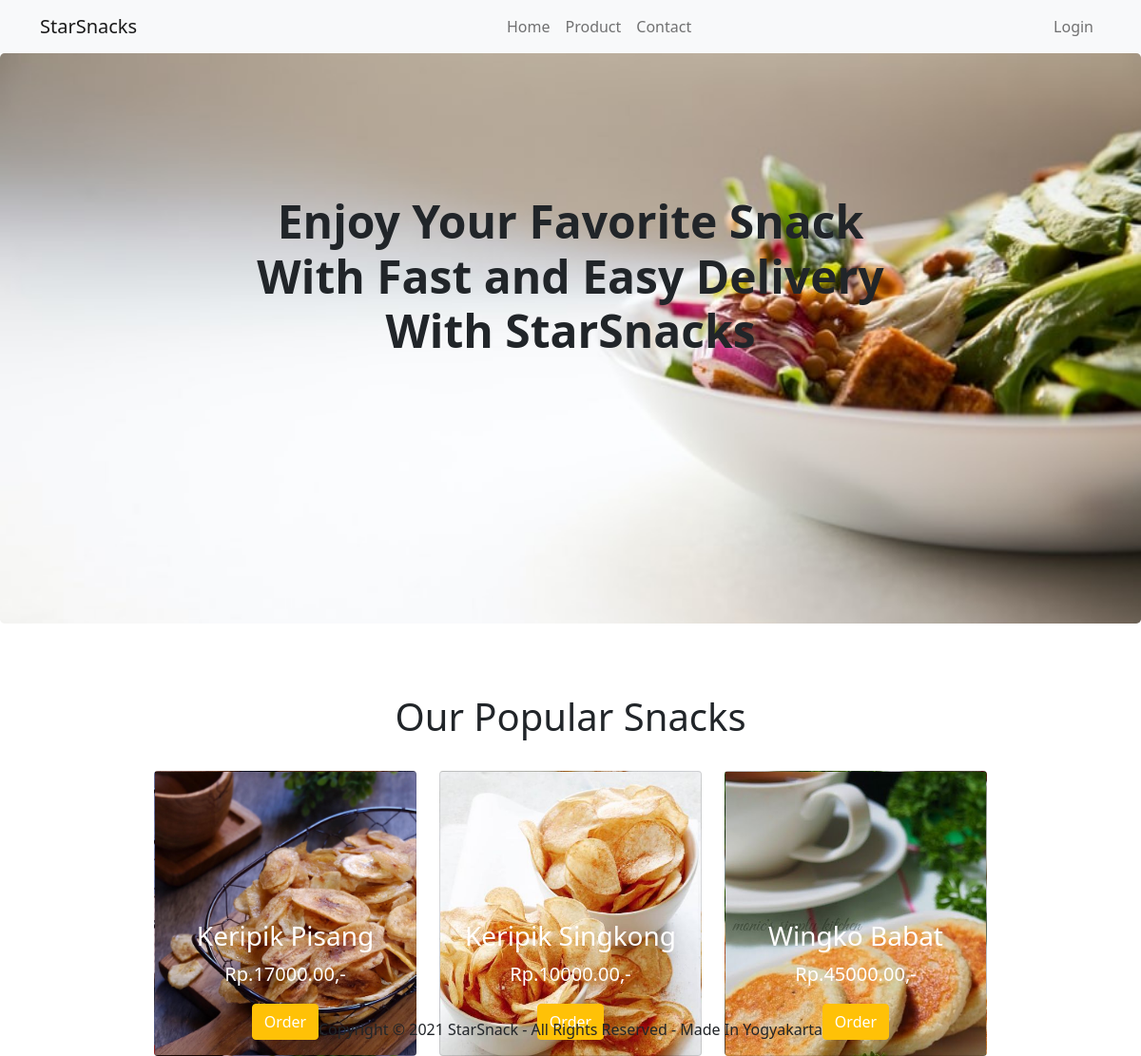
The page / on the database its author committed.
### tables this page shows
CREATE TABLE `tbl_food` (
  `id` int(10) UNSIGNED NOT NULL,
  `title` varchar(100) NOT NULL,
  `description` text NOT NULL,
  `price` decimal(10,2) NOT NULL,
  `image_name` varchar(255) NOT NULL,
  `category_id` int(10) UNSIGNED NOT NULL,
  `featured` varchar(10) NOT NULL,
  `active` varchar(10) NOT NULL
);

### index.php (the view, shortened to what this page needs)
<?php include("partial/header.php"); include("env.php");include("partial/menu.php")?>
<div class="p-5 mb-4 bg-light rounded-3" style="background: url(img/assets/background.jpeg) no-repeat center; background-size: cover; height: 600px;">
  <div class="container text-center center-block">
    <h1 class="display-5 fw-bold" style="padding-top: 100px;">Enjoy Your Favorite Snack<br>With Fast and Easy Delivery<br>With StarSnacks</h1>
  </div>
</div>
<main>
  <div class="">
    <h1 class="text-center" style="padding-top: 50px;padding-bottom:25px">Our Popular Snacks</h1>
      <div class="container justify-content-center">
        <div class="row row-cols-1 row-cols-mb-3 g-4 justify-content-center ">
                  <?php
                  $sql = "SELECT * FROM tbl_food WHERE id='1'";
                  $res=mysqli_query($con, $sql);
                  $count = mysqli_num_rows($res);
                  if($count>0)
                  {
                      while($row=mysqli_fetch_assoc($res))
                      {
                          $id = $row['id'];
                          $title = $row['title'];
                          $price = $row['price'];
                          $image_name = $row['image_name'];
                          ?>
                          <?php
                  if($image_name=="")
                  {
                      echo "<div class='error'>Image not Available.</div>";
                  }
                  else
                  {
                  ?>
          <div class="col-4"style="height: 300px; width:300px">
            <div class="card h-100 rounded"style="background:url(img/assets/<?php echo $image_name; ?> <?php }?>); no-repeat ; background-size: cover;">
              <div class="card-body text-center text-white">
                <h5 class="card-title fs-3" style="margin-top: 140px;"><?php echo $title; ?></h5>
                <p class="card-text fs-5">Rp.<?php echo $price; ?>,-</p>
                <button type="button" href="order.php?food_id=<?php echo $id; ?>" class="btn btn-warning text-white">Order</button>
              </div>
            </div>
            <?php
                        }
                    }
                    else
                    {
                        echo "<div class='error'>Food not found.</div>";
                    }
                ?>
          </div>
          <div class="col-4"style="height: 300px; width:300px">
          <?php
                    $sql = "SELECT * FROM tbl_food WHERE id='2'";
                    $res=mysqli_query($con, $sql);
                    $count = mysqli_num_rows($res);
                    if($count>0)
                    {
                        while($row=mysqli_fetch_assoc($res))
                        {
                            $id = $row['id'];
                            $title = $row['title'];
                            $price = $row['price'];
                            $image_name = $row['image_name'];
                            ?>
                            <?php
                    if($image_name=="")
                    {
                        echo "<div class='error'>Image not Available.</div>";
                    }
                    else
                    {
                    ?>
            <div class="card h-100 rounded"style="background:url(img/assets/<?php echo $image_name; ?> <?php }?>); no-repeat ; background-size: cover;">
              <div class="card-body text-center text-white">
                <h5 class="card-title fs-3" style="margin-top: 140px;"><?php echo $title; ?></h5>
                <p class="card-text fs-5">Rp.<?php echo $price; ?>,-</p>
                <button type="button" href="order.php?food_id=<?php echo $id; ?>" class="btn btn-warning text-white">Order</button>
              </div>
            </div>
            <?php
                        }
                    }
                    else
                    {
                        echo "<div class='error'>Food not found.</div>";
                    }
                ?>
          </div>
          <div class="col-4"style="height: 300px; width:300px">
          <?php
                    $sql = "SELECT * FROM tbl_food WHERE id='3'";
                    $res=mysqli_query($con, $sql);
                    $count = mysqli_num_rows($res);
                    if($count>0)
                    {
                        while($row=mysqli_fetch_assoc($res))
                        {
                            $id = $row['id'];
                            $title = $row['title'];
                            $price = $row['price'];
                            $image_name = $row['image_name'];
                            ?>
                            <?php
                    if($image_name=="")
                    {
                        echo "<div class='error'>Image not Available.</div>";
                    }
                    else
                    {
                    ?>
            <div class="card h-100 rounded"style="background:url(img/assets/<?php echo $image_name; ?> <?php }?>); no-repeat ; background-size: cover;">
              <div class="card-body text-center text-white">
                <h5 class="card-title fs-3" style="margin-top: 140px;"><?php echo $title; ?></h5>
                <p class="card-text fs-5">Rp.<?php echo $price; ?>,-</p>
                <button type="button" href="order.php?food_id=<?php echo $id; ?>" class="btn btn-warning text-white">Order</button>
              </div>
            </div>
            <?php
                      }
                  }
                  else
                  {
                      echo "<div class='error'>Food not found.</div>";
                  }
              ?>
              </div>
          </div>
        </div>
  </div>
</main>
<?php include("partial/footer.php")?>

### rows shown on the page
tbl_food: image_name (picture), title "Keripik Pisang", price "17000.00"
tbl_food: image_name (picture), title "Keripik Singkong", price "10000.00"
tbl_food: image_name (picture), title "Wingko Babat", price "45000.00"
